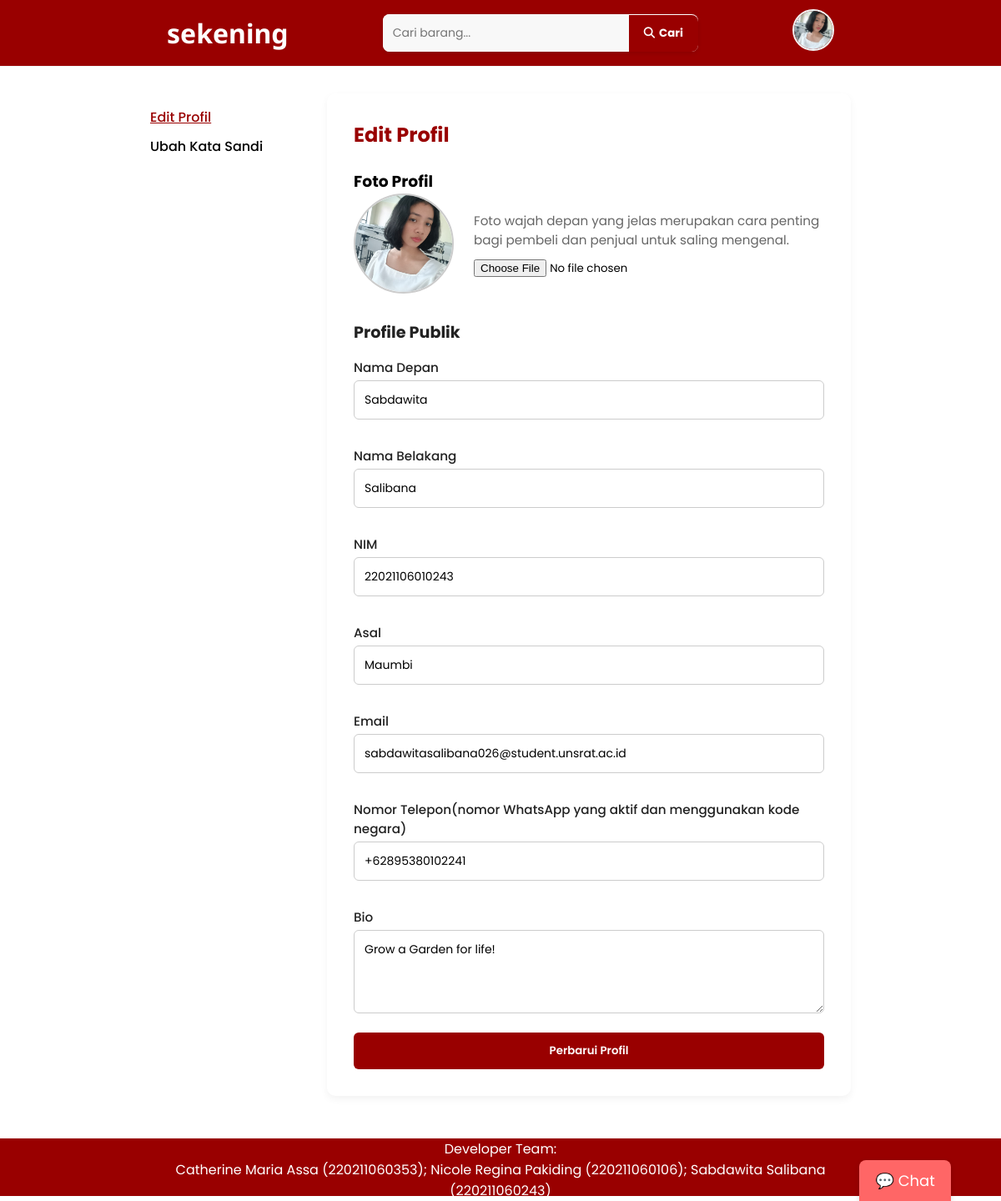
Page /editProfil.php (signed in) on the committed database.
### tables this page shows
CREATE TABLE `users` (
  `user_id` int(11) NOT NULL,
  `first_name` varchar(100) NOT NULL,
  `last_name` varchar(100) NOT NULL,
  `student_id` varchar(20) NOT NULL,
  `user_dob` date DEFAULT NULL,
  `email` varchar(100) NOT NULL,
  `password_hash` varchar(255) NOT NULL,
  `profile_photo` varchar(255) DEFAULT NULL,
  `location` varchar(100) DEFAULT NULL,
  `phone_number` varchar(20) DEFAULT NULL,
  `bio` text DEFAULT NULL,
  `created_at` timestamp NOT NULL DEFAULT current_timestamp()
);

### editProfil.php (the view, shortened to what this page needs)
<?php
include 'includes/dbconn.php';
$isLoggedIn = isset($_SESSION['user_id']);
$user_data = null;
if ($isLoggedIn) {
    $user_id = $_SESSION['user_id'];
    $stmt = $conn->prepare("
        SELECT first_name, last_name, student_id, location, email, profile_photo, bio, phone_number
        FROM users WHERE user_id = ?
    ");
    $stmt->bind_param("i", $user_id);
    $stmt->execute();
    $result = $stmt->get_result();
    $user_data = $result->fetch_assoc();
}
?>
<!DOCTYPE html>
<html lang="id">
<head>
    <?php include "includes/styles.php"; ?>
</head>
<body>
    <?php include "includes/header.php"; ?>
    <main class="container">
        <section class="edit-sec">
            <section class="sidebar">
                <ul>
                    <li><a href="editProfil.php" class="active">Edit Profil</a></li>
                    <li><a href="editpassPage.php">Ubah Kata Sandi</a></li>
                </ul>
            </section>
            <section class="edit-profil">
                <h2>Edit Profil</h2>
                <form action="" method="POST" enctype="multipart/form-data">
                    <h3>Foto Profil</h3>
                    <div class="foto-profil">
                        <img
                            src="/sekening_02/<?= htmlspecialchars($user_data['profile_photo'] ?: 'uploads/placeholders/profile.jpg') ?>"
                            alt="Foto Profil <?= htmlspecialchars($user_data['first_name'] . ' ' . $user_data['last_name']) ?>"
                        />
                        <div class="up-desc">
                            <p>Foto wajah depan yang jelas merupakan cara penting bagi pembeli dan penjual untuk saling mengenal.</p>
                            <input type="file" name="profile_photo" accept="image/*">
                        </div>
                    </div>
                    <div class="profil-publik">
                        <h3>Profile Publik</h3>
                        <p class="label-profil">Nama Depan</p>
                        <input type="text" name="first_name" value="<?= htmlspecialchars($user_data['first_name']) ?>" required>
                        <p class="label-profil">Nama Belakang</p>
                        <input type="text" name="last_name" value="<?= htmlspecialchars($user_data['last_name']) ?>" required>
                        <p class="label-profil">NIM</p>
                        <input type="text" name="student_id" value="<?= htmlspecialchars($user_data['student_id']) ?>" required>
                        <p class="label-profil">Asal</p>
                        <input type="text" name="location" value="<?= htmlspecialchars($user_data['location']) ?>" required>
                        <p class="label-profil">Email</p>
                        <input type="email" name="email" value="<?= htmlspecialchars($user_data['email']) ?>" required>
                        <p class="label-profil">Nomor Telepon(nomor WhatsApp yang aktif dan menggunakan kode negara)</p>
                        <input type="text" name="phone_number" value="<?= htmlspecialchars($user_data['phone_number']) ?>" required>
                        <p class="label-profil">Bio</p>
                        <textarea name="bio" required><?= htmlspecialchars($user_data['bio']) ?></textarea>
                        <button type="submit">Perbarui Profil</button>
                    </div>
                </form>
            </section>
        </section>
    </main>
    <?php include "includes/chatWidget.php"; ?>
    <?php include "includes/footer.php"; ?>
</body>
</html>

### assets/css/base.css (style rules this page uses)
:root { --font-primary: "Poppins", sans-serif; --font-secondary: "Noto Sans", sans-serif; --font-size-xxs: 0.75rem; --font-size-xs: 0.875rem; --font-size-sm: 1rem; --font-size-md: 1.25rem; --font-size-lg: 1.5rem; --font-size-xl: 2rem; --font-size-xxl: 2.5rem; --font-size-logo: var(--font-size-xl); --font-size-nav: var(--font-size-sm); --font-size-search-input: var(--font-size-xs); --font-size-banner: var(--font-size-xxl); --font-size-recommendation-title: var(--font-size-lg); --font-size-card-title: var(--font-size-xs); --font-size-card-price: var(--font-size-sm); --font-size-card-desc: var(--font-size-xxs); --font-size-product-detail-title: var(--font-size-lg); --font-size-product-detail-price: var(--font-size-xl); --font-size-product-detail-label: var(--font-size-sm); --font-size-product-detail-desc: var(--font-size-xs); --font-size-preview-profile-name: var(--font-size-lg); --font-size-preview-profile-active: var(--font-size-xs); --font-size-preview-profile-button: var(--font-size-xs); --font-size-preview-profile-stats: var(--font-size-sm); --color-accent: #990000; --color-accent-secondary: #ff6666; --color-accent-hover-bg: hsl(0, 100%, 25%); --color-accent-hover-bg-dark: hsl(0, 100%, 20%); --color-accent-hover-gradient: linear-gradient(to right, hsl(0, 100%, 20%), hsl(0, 100%, 30%)); --color-bg-primary: #ffffff; --color-bg-secondary: #f5f5f5; --color-bg-hover: #f2f2f2; --color-text-primary: #222222; --color-text-secondary: #757575; --color-text-inverse: #ffffff; --color-border-light: #f2f2f2; --color-border-dark: #757575; }
* { margin: 0; padding: 0; box-sizing: border-box; font-family: var(--font-primary); list-style: none; text-decoration: none; scroll-padding-top: 2rem; scroll-behavior: smooth; }
body { margin-top: 7rem; height: 100%; background-color: var(--color-bg-primary); }
.container { width: 70%; margin: 0 auto; }

### assets/css/editSidebar.css (style rules this page uses)
.edit-sec { display: flex; }
.sidebar { width: 150px; margin-right: 30px; }
.sidebar ul { padding-top: 1rem; list-style-type: none; }
.sidebar li { margin-bottom: 10px; }
.sidebar a { text-decoration: none; color: black; font-weight: 500; }
.sidebar a:hover, .sidebar a.active { color: var(--color-accent); cursor: pointer; text-decoration: underline; transition: color 0.3s ease; }

### assets/css/editProfil.css (style rules this page uses)
.edit-sec { display: flex; flex-wrap: wrap; gap: 2rem; margin-top: 2rem; }
.edit-profil { flex: 1; padding: 2rem; background-color: var(--color-bg-primary, #fff); border-radius: 10px; box-shadow: 0 4px 10px rgba(0, 0, 0, 0.05); }
.edit-profil h2 { font-size: 1.5rem; margin-bottom: 1.5rem; color: var(--color-accent); }
.foto-profil { display: flex; flex-wrap: wrap; align-items: center; gap: 1.5rem; margin-bottom: 2rem; }
.foto-profil img { width: 120px; height: 120px; object-fit: cover; border-radius: 50%; border: 2px solid #ccc; }
.up-desc { flex: 1; }
.up-desc p { font-size: 0.95rem; color: #666; margin-bottom: 0.75rem; }
.up-desc input[type="file"] { display: block; margin-top: 0.5rem; }
.profil-publik h3 { font-size: 1.2rem; margin-top: 1rem; margin-bottom: 1rem; color: var(--color-text-primary); }
.label-profil { font-size: 0.95rem; font-weight: 500; color: var(--color-text-primary); margin-top: 1rem; margin-bottom: 0.25rem; }
.profil-publik input, .profil-publik textarea { width: 100%; padding: 12px; border: 1px solid #ccc; border-radius: 6px; font-size: 14px; margin-bottom: 1rem; }
.profil-publik textarea { min-height: 100px; resize: vertical; }
.profil-publik button[type="submit"] { width: 100%; padding: 0.75rem; border-radius: 6px; font-weight: 600; color: var(--color-text-inverse, #fff); background-color: var(--color-accent, #007bff); border: none; cursor: pointer; transition: background-color 0.3s ease-in-out; }

### rows in the picture
users: profile_photo (picture), first_name "Sabdawita", last_name "Salibana", student_id "22021106010243", location "Maumbi", email "sabdawitasalibana026@student.unsrat.ac.id", phone_number "+62895380102241", bio "Grow a Garden for life!"
